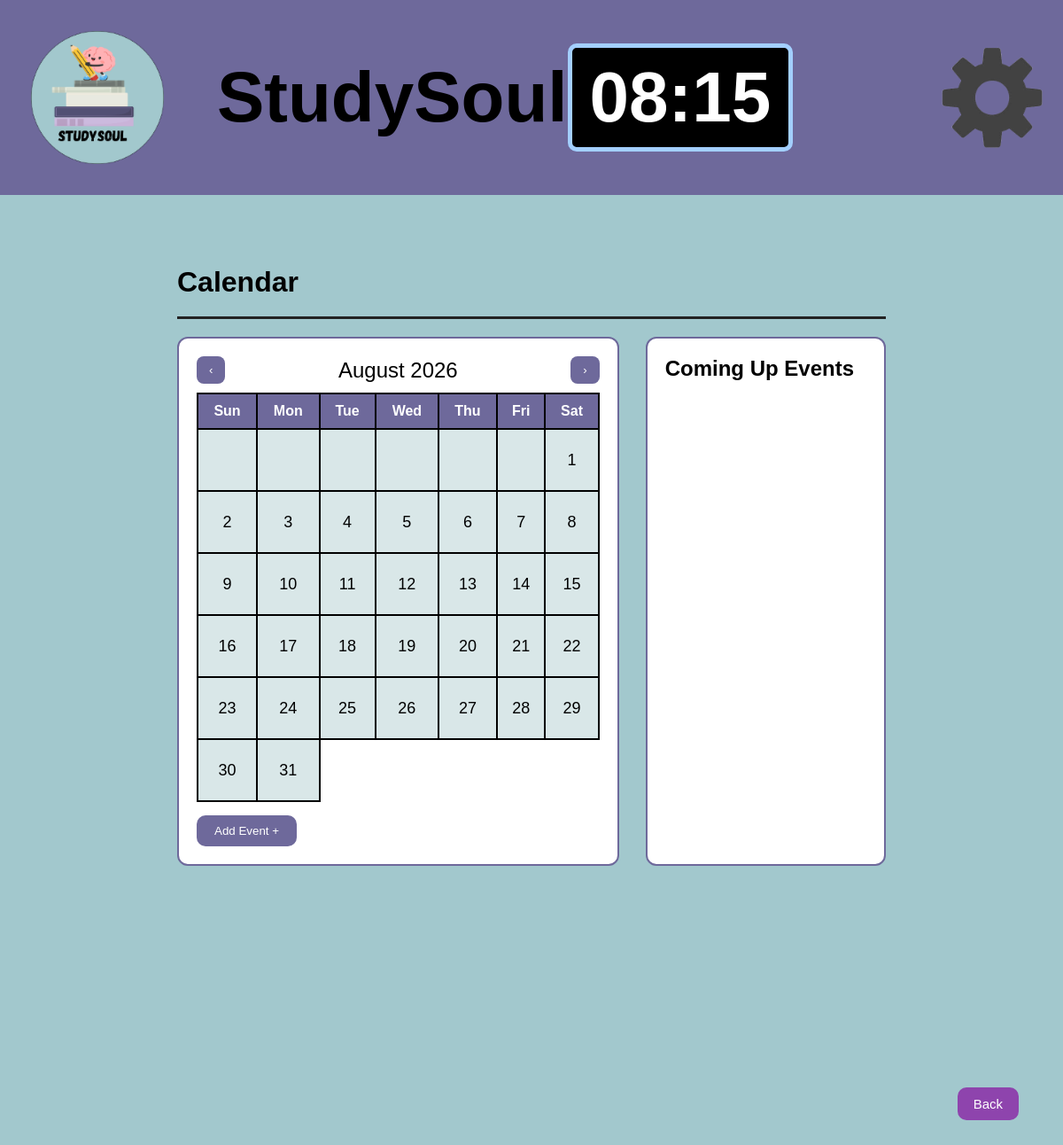
The page /calendar (signed in) on the database as committed earlier.
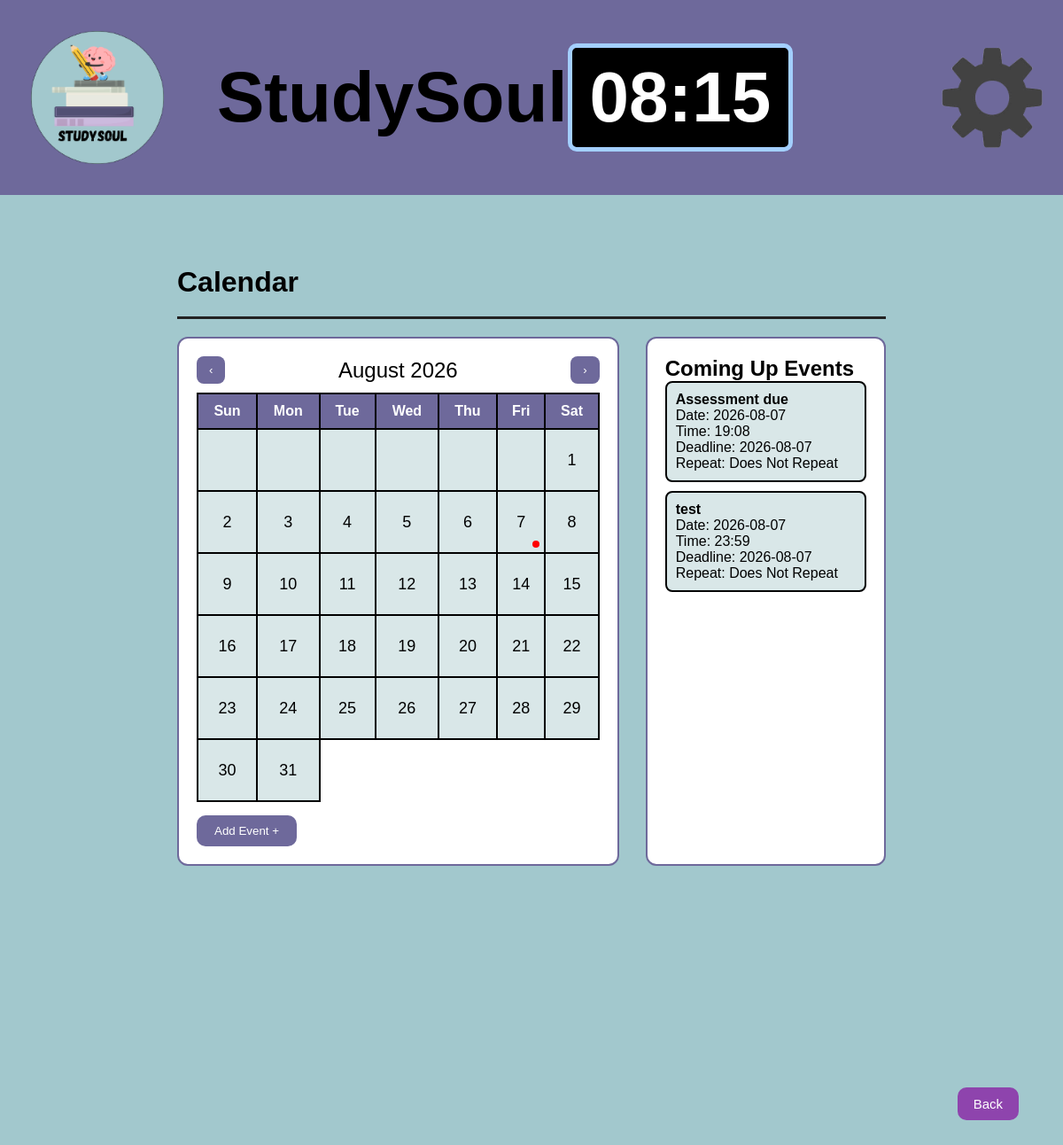
The same page on the database as committed later.
### tables this page shows
CREATE TABLE events (
    event_id INTEGER NOT NULL PRIMARY KEY,
    user_id INTEGER NOT NULL,
    event_date DATE NOT NULL, 
    event_time TIME NOT NULL,
    event_repeat TEXT NULL NULL,
    event_deadline DATE NOT NULL,
    event_detail TEXT NOT NULL);

### main.py (the view)
@app.route("/calendar")
def calendar_page():
    user_id = session.get("user_id")
    events = dbHandler.getEvents(user_id)
    return render_template("calendar.html", events=events)

### model.py (called while the page is built)
def getEvents(user_id):
    con = sql.connect("database_files/database.db")
    con.row_factory = sql.Row
    cur = con.cursor()
    cur.execute("""
        SELECT * FROM events
        WHERE user_id = ?
        ORDER BY event_date ASC
    """, (user_id,))
    rows = cur.fetchall()
    con.close()
    return [dict(row) for row in rows]

### templates/calendar.html (shortened to what this page needs)
{% extends "layout.html" %}
{% block content %}
<div class="calendar-page">
    <h1>Calendar</h1>
    <hr class="divider">
    <div class="calendar-layout">
        <div class="calendar-container">
            <div class="calendar-header">
                <button class="cal-btn" onclick="prevMonth()">‹</button>
                <span id="calendar-month"></span>
                <button class="cal-btn" onclick="nextMonth()">›</button>
            </div>
            <table class="calendar-table">
                <thead>
                    <tr>
                        <th>Sun</th>
                        <th>Mon</th>
                        <th>Tue</th>
                        <th>Wed</th>
                        <th>Thu</th>
                        <th>Fri</th>
                        <th>Sat</th>
                    </tr>
                </thead>
                <tbody id="calendar-body"></tbody>
            </table>
            <button class="add-event-btn" onclick="openEventPopup()">Add Event +</button>
        </div>
        <div class="events-sidebar">
            <h2>Coming Up Events</h2>
            <ul class="events-list">
                {% for event in events %}
                <li class="event-item" onclick="openEditEventPopup({{ event.event_id }})">
                    <strong>{{ event.event_detail }}</strong><br>
                    <span>Date: {{ event.event_date }}</span><br>
                    <span>Time: {{ event.event_time }}</span><br>
                    <span>Deadline: {{ event.event_deadline }}</span><br>
                    <span>Repeat: {{ event.event_repeat }}</span>
                </li>
                {% endfor %}
            </ul>
        </div>
    </div>
</div>
<div class="controls">
    <a href="/index"><button>Back</button></a>
</div>
{% endblock %}

### templates/layout.html (shortened to what this page needs)
<!DOCTYPE html>
<html lang="en">
<head>
    <link rel="stylesheet" href="../static/css/style.css">
</head>
<body class="{{ page_class }}">
    <header class="top-bar">
        <div class="left-section">
            <img src="../static/icons/StudySoul Logo 192x192.png" alt="StudySoul Logo" class="logo">
            <h1 class="brand-title">StudySoul</h1>
        </div>
        <div class="right-section">
            <div id="clock" class="time">00:00 AM</div>
            <img src="../static/images/Settings Button.png" alt="Settings" class="gear-icon">
        </div>
    </header>
    <main>
        {% block content %}
        {% endblock %}
    </main>
</body>
</html>

### Static/css/style.css (style rules this page uses)
* { margin: 0; padding: 0; box-sizing: border-box; font-family: Canva Sans, sans-serif; }
body { background-color: #a2c8cd; margin: 0; padding: 0; width: 100%; min-height: 100vh; }
.top-bar { display: flex; align-items: center; position: fixed; top: 0; left: 0; width: 100%; z-index: 1000; justify-content: space-between; background-color: #6e699b; margin-bottom: 20px; padding: 35px; }
.left-section { display: flex; align-items: center; gap: 60px; }
.logo { width: 150px; }
.brand-title { font-size: 80px; font-weight: bold; color: black; }
.right-section { display: flex; align-items: center; gap: 150px; }
.time { background-color: #000000; color: #ffffff; padding: 10px 20px; border-radius: 10px; font-size: 80px; font-weight: bold; border: 5px solid #a3cfff; }
.gear-icon { width: 150px; cursor: pointer; transition: transform 0.2s ease; }
.divider { border: none; border-top: 3px solid #222; margin: 20px 0; width: 100%; }
.calendar-container { padding: 20px; border-radius: 12px; border: 2px solid #6e699b; width: 100%; }
.calendar-header { display: flex; justify-content: space-between; align-items: center; font-size: 24px; margin-bottom: 10px; }
.cal-btn { background: #6e699b; color: white; border: none; padding: 8px 14px; border-radius: 8px; cursor: pointer; }
.calendar-table { width: 100%; border-collapse: collapse; text-align: center; }
.calendar-table th { background: #6e699b; color: white; padding: 10px; border: 2px solid black; }
.add-event-btn { margin-top: 15px; background: #6e699b; color: white; padding: 10px 20px; border-radius: 10px; border: none; cursor: pointer; }
.controls { display: flex; gap: 15px; padding: 50px; justify-content: flex-end; }
.controls button { background: #8e44ad; color: white; padding: 10px 18px; border: none; border-radius: 10px; font-size: 15px; cursor: pointer; transition: 0.2s; align-self: center; }
.calendar-page { margin-top: 100px; padding: 200px; }
.calendar-layout { display: flex; gap: 30px; }
.calendar-container { flex: 2; background: #ffffff; padding: 20px; border-radius: 12px; border: 2px solid #6e699b; }
.calendar-header { display: flex; justify-content: space-between; font-size: 24px; margin-bottom: 10px; }
.events-sidebar { flex: 1; background: #ffffff; padding: 20px; border-radius: 12px; border: 2px solid #6e699b; }
.events-list { list-style: none; padding: 0; }
.event-item { background: #d9e7e8; padding: 10px; border-radius: 8px; margin-bottom: 10px; border: 2px solid black; }

Rows that differ between the two databases and show on the page:
added events: event_detail "Assessment due", event_date "2026-08-07", event_time "19:08", event_deadline "2026-08-07", event_repeat "Does Not Repeat"
added events: event_detail "test", event_date "2026-08-07", event_time "23:59", event_deadline "2026-08-07", event_repeat "Does Not Repeat"
